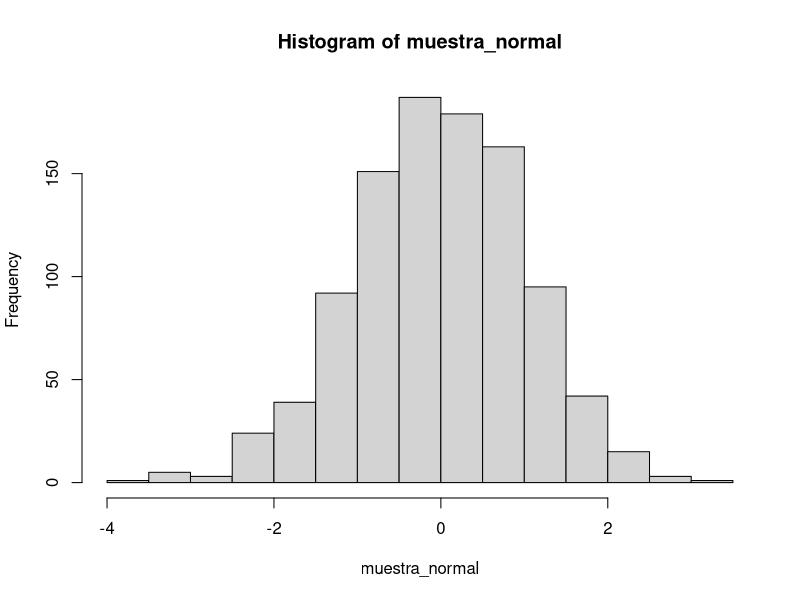

The R source for this figure: (Note: this script raises an error after producing the figure.)
install.packages("latex")
muestra_normal<-rnorm(1000)
x<-rnorm(1000)
hist(muestra_normal)
x<-sample

#Ej. 1. Para hacer numeros aleatorios
#Aleatorios sin semilla (generador aleatorio de valores numericos):
rnorm(5)
#Aleatroio con semilla
set.seed(1)
rnorm(5)
rnorm(5)

set.seed(1)
rnorm(10)

#Ej. 2 Coger una muetrsa normal y otra exponencial o beta, y le aplico a las dos el Test de shapiro (chappirotest())
normal<-rexp(x)
exponencial<-rexp(x)
shapiro.test(normal)
shapiro.test(exponencial)